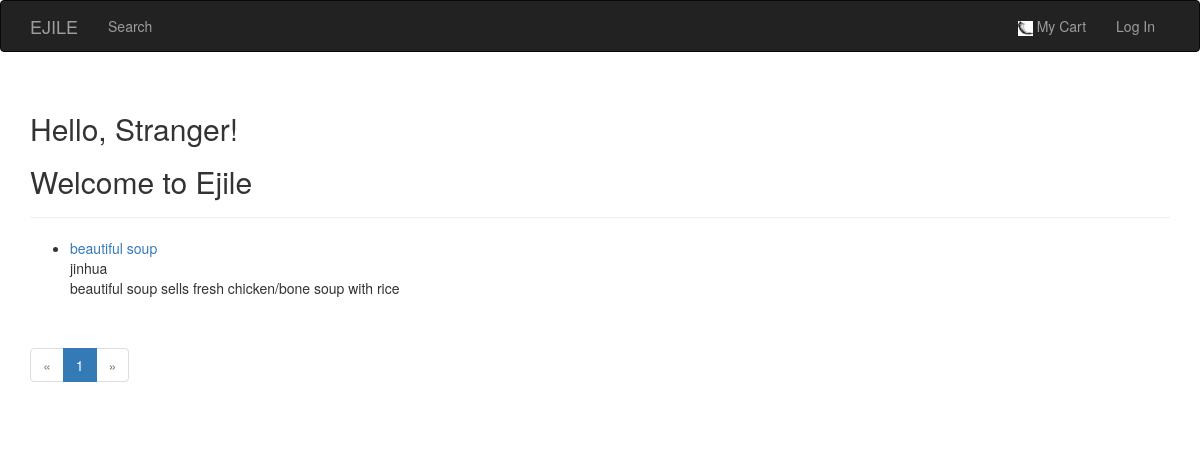
/, run on an earlier commit of the app's database.
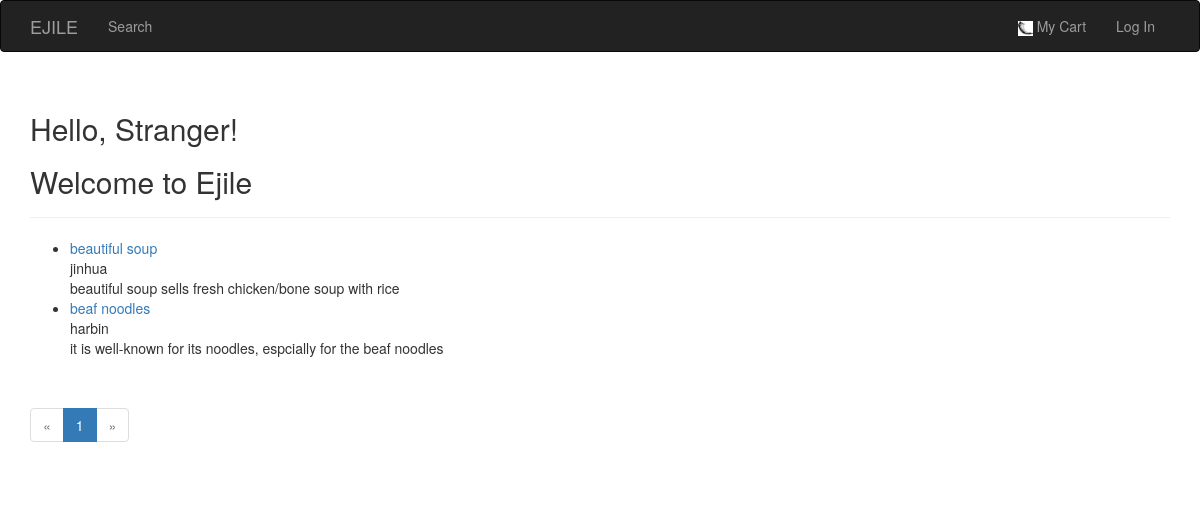
And on a later commit of the database.
### app/models.py (models this page shows, shortened)
class Restaurant(db.Model):
    __tablename__   = 'restaurants'
    id              = db.Column(db.Integer, primary_key = True)
    name            = db.Column(db.String(64))
    city            = db.Column(db.String(64))
    description     = db.Column(db.Text)
    imageurl        = db.Column(db.Text)
    foodItems       = db.relationship('FoodItem', backref = 'restaurant', lazy = 'dynamic')
    orderItems      = db.relationship('OrderItem', backref = 'restaurant', lazy = 'dynamic')
    user_id         = db.Column(db.Integer, db.ForeignKey('users.id'))
    orders          = db.relationship('Order', backref='restaurant', lazy='dynamic')

### app/main/views.py (the view)
@main.route('/', methods=['GET', 'POST'])
def index():
    page = request.args.get('page', 1, type=int)
    pagination = Restaurant.query.paginate(
        page, per_page=current_app.config['EJILE_RESTAURANT_PER_PAGE'],
        error_out=False)
    restaurants = pagination.items
    return render_template('index.html', restaurants=restaurants, pagination=pagination)

### app/auth/views.py (called while the page is built)
@auth.before_app_request
def before_request():
    if current_user.is_authenticated():
        current_user.ping()
        if not current_user.confirmed \
                and request.endpoint[:5] != 'auth.' \
                and request.endpoint != 'static':
            return redirect(url_for('auth.unconfirmed'))
        if current_user.is_salesmanager() and current_user.to_be_confirm_salesmanager \
                and request.endpoint == 'salesmanager':
            return redirect(url_for('salesmanager.ungranted'))

### app/main/__init__.py (called while the page is built)
@main.app_context_processor
def inject_permissions():
    return dict(Permission=Permission)

### app/templates/index.html (shortened to what this page needs)
{% extends "base.html" %}
{% import "bootstrap/wtf.html" as wtf %}
{% import "_macros.html" as macros %}
{% block page_content %}
<div class="page-header">
    <h2>Hello, {% if current_user.is_authenticated() %}{{ current_user.username }}{% else %}Stranger{% endif %}!</h2>
 	<h2>Welcome to Ejile</h2>
</div>
<div>
    {% include '_restaurants.html' %}
</div>
{% if pagination %}
<div class="pagination">
    {{ macros.pagination_widget(pagination, '.index') }}
</div>
{% endif %}
{% endblock %}

### app/templates/_restaurants.html
<ul class="restaurants">
    {% for restaurant in restaurants %}
    <li class="restaurant">
    	<div> <a href="{{ url_for('.restaurants', id=restaurant.id ) }}">
    		{{ restaurant.name }} </a></div>
        <div>{{ restaurant.city }}</div>
        <div>{{ restaurant.description }}</div>
    </li>
    {% endfor %}
</ul>

What changed in the data, as far as the page shows it:
added Restaurant: name "beaf noodles", city "harbin", description "it is well-known for its noodles, espcially for the beaf noodles"
